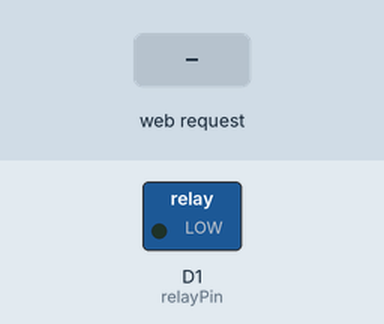
A sketch run on a simulated ESP8266 (NodeMCU). Shown: switched loads named in the sketch (green lamp = pin HIGH). The test bench sets the inputs (shaded band). WiFi joins after 1.5 s; servers stay silent unless stated; what the sketch prints to the serial monitor is not drawn.

Above: at 3.2 s.
3.3 s: HTTP request GET /on received
At 4.0 s:
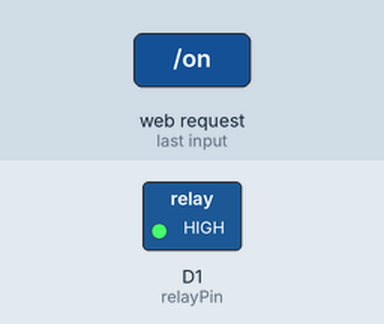
4.8 s: HTTP request GET /off received
At 5.1 s:
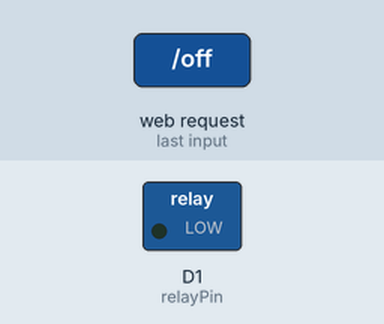
Timing chart, 0 to 7.8 s (numbered marks = the images above; inputs shaded):
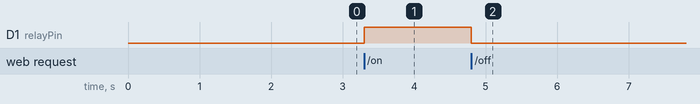

Measured:
- after the input at 3.3 s, D1 (relayPin): LOW → HIGH at once
- after the input at 4.8 s, D1 (relayPin): HIGH → LOW at once

The sketch:

esp8266.ino
```cpp
// File: esp8266_relay.ino

#include <ESP8266WiFi.h>

const char* ssid = "DEEPAN";
const char* password = "1234567890";

WiFiServer server(80);
const int relayPin = D1;

void setup() {
  pinMode(relayPin, OUTPUT);
  digitalWrite(relayPin, LOW);
  Serial.begin(115200);
  WiFi.begin(ssid, password);

  while (WiFi.status() != WL_CONNECTED) {
    delay(1000);
    Serial.println("Connecting...");
  }

  Serial.println("Connected to WiFi.");
  Serial.println(WiFi.localIP());
  server.begin();
}

void loop() {
  WiFiClient client = server.available();
  if (!client) return;

  String request = client.readStringUntil('\r');
  client.flush();

  if (request.indexOf("/on") != -1) {
    digitalWrite(relayPin, HIGH);
  } else if (request.indexOf("/off") != -1) {
    digitalWrite(relayPin, LOW);
  }

  client.print("HTTP/1.1 200 OK\r\nContent-Type: text/html\r\n\r\nOK");
  delay(1);
}
```
